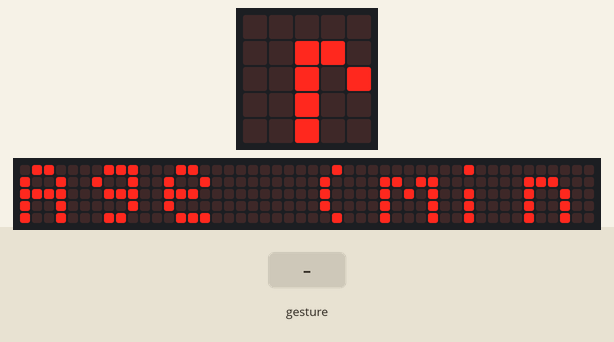
This program was run on a simulated BBC micro:bit (MakeCode). Shown: the board's 5×5 LED display, a strip that is not on the board, showing the scrolling text unrolled. The inputs (shaded band) are chosen by the test bench. A tilt is held for 1.5 s and a shake lasts 1 s, then the board lies face up again; the 48×5 strip is a reading aid, not a part: it shows the text the display is scrolling, unrolled, one strip-width of it at a time.

Above: at 5.0 s.
5.1 s: gesture 'shake'
At 23.5 s:
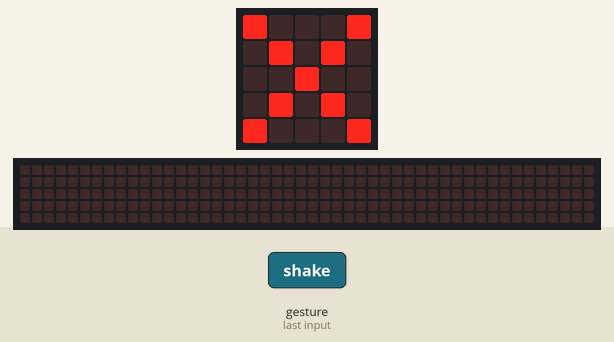
At 38.6 s:
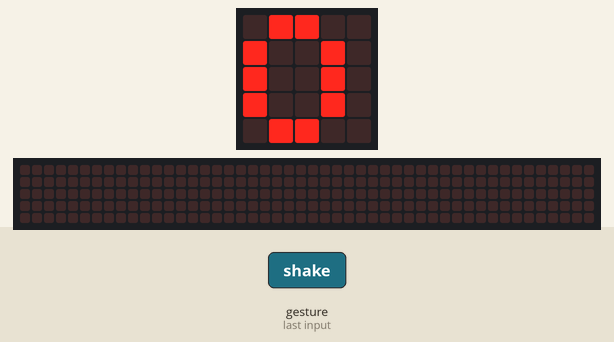

The program:

main.ts
```typescript
input.onGesture(Gesture.Shake, function () {
    basic.showIcon(IconNames.No)
    // Затримка для уникнення декількох обнулень після одного струсу
    basic.pause(1000)
    basic.clearScreen()
    ageMinutes = 0
    basic.showString("Age (minutes):")
    basic.showNumber(ageMinutes)
})
let ageMinutes = 0
// Рік народження
let birthYear = 2000
// Місяць народження
let birthMonth = 1
// День народження
let birthDay = 1
let birthTimestamp = (birthYear - 1970) * 31536000 + (birthMonth - 1) * 2592000 + (birthDay - 1) * 86400
let currentTimestamp = Math.idiv(input.runningTime(), 1000)
ageMinutes = Math.idiv(currentTimestamp - birthTimestamp, 60)
basic.showString("Age (minutes):")
basic.showNumber(ageMinutes)
```

test.ts
```typescript
// здесь помещаются тесты; они не будут скомпилированы, пока пакет используется в качестве расширения.
```

Measured:
- after the input at 5.1 s, the display: first differs from a run without the input after 17.4 s (image 1)
- what the display in image 1 shows lasts 1.6 s, from 22.5 s to 24.1 s
